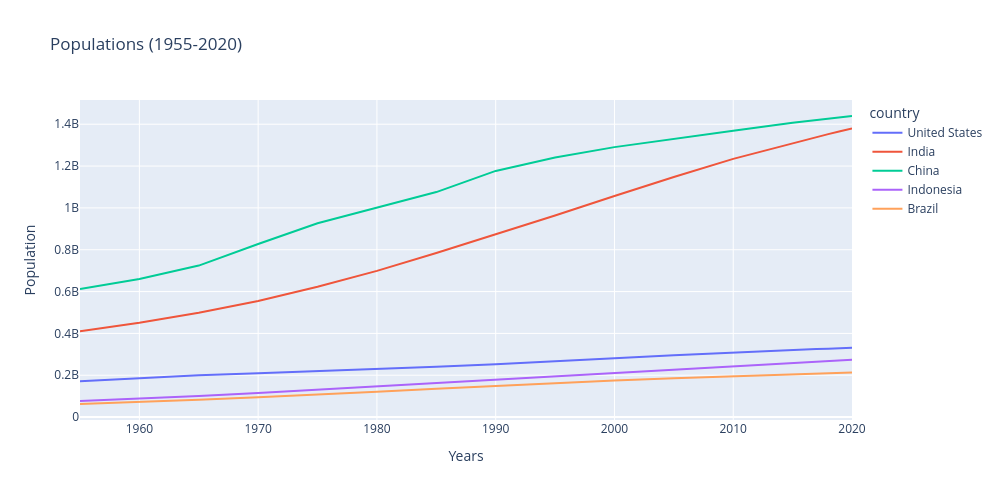

Notebook code cell kept with this figure:
### Markdown cell above
## Lineplot

### Code cell
px.line(df_pivot, labels={'year':'Years', 'value':'Population'}, title='Populations (1955-2020)', width=1000, height=500)

### Figure 1 — Plotly figure (JSON) as saved in the notebook; plotly's stock layout.template omitted (floating-point values rounded to 4 significant figures)
{"data": [{"hovertemplate": "country=United States<br>Years=%{x}<br>Population=%{y}<extra></extra>", "legendgroup": "United States", "line": {"color": "#636efa", "dash": "solid"}, "marker": {"symbol": "circle"}, "mode": "lines", "name": "United States", "orientation": "v", "showlegend": true, "type": "scatter", "x": [1955.0, 1960.0, 1965.0, 1970.0, 1975.0, 1980.0, 1985.0, 1990.0, 1995.0, 2000.0, 2005.0, 2010.0, 2015.0, 2016.0, 2017.0, 2018.0, 2019.0, 2020.0], "xaxis": "x", "y": [171700000.0, 186700000.0, 199700000.0, 209500000.0, 219100000.0, 229500000.0, 240500000.0, 252100000.0, 265200000.0, 281700000.0, 295000000.0, 309000000.0, 320900000.0, 323000000.0, 325100000.0, 327100000.0, 329100000.0, 331000000.0], "yaxis": "y"}, {"hovertemplate": "country=India<br>Years=%{x}<br>Population=%{y}<extra></extra>", "legendgroup": "India", "line": {"color": "#EF553B", "dash": "solid"}, "marker": {"symbol": "circle"}, "mode": "lines", "name": "India", "orientation": "v", "showlegend": true, "type": "scatter", "x": [1955.0, 1960.0, 1965.0, 1970.0, 1975.0, 1980.0, 1985.0, 1990.0, 1995.0, 2000.0, 2005.0, 2010.0, 2015.0, 2016.0, 2017.0, 2018.0, 2019.0, 2020.0], "xaxis": "x", "y": [409900000.0, 450500000.0, 499100000.0, 555200000.0, 623100000.0, 699000000.0, 784400000.0, 873300000.0, 963900000.0, 1057000000.0, 1148000000.0, 1234000000.0, 1310000000.0, 1325000000.0, 1339000000.0, 1353000000.0, 1366000000.0, 1380000000.0], "yaxis": "y"}, {"hovertemplate": "country=China<br>Years=%{x}<br>Population=%{y}<extra></extra>", "legendgroup": "China", "line": {"color": "#00cc96", "dash": "solid"}, "marker": {"symbol": "circle"}, "mode": "lines", "name": "China", "orientation": "v", "showlegend": true, "type": "scatter", "x": [1955.0, 1960.0, 1965.0, 1970.0, 1975.0, 1980.0, 1985.0, 1990.0, 1995.0, 2000.0, 2005.0, 2010.0, 2015.0, 2016.0, 2017.0, 2018.0, 2019.0, 2020.0], "xaxis": "x", "y": [612200000.0, 660400000.0, 724200000.0, 827600000.0, 926200000.0, 1000000000.0, 1076000000.0, 1177000000.0, 1241000000.0, 1291000000.0, 1331000000.0, 1369000000.0, 1407000000.0, 1414000000.0, 1421000000.0, 1428000000.0, 1434000000.0, 1439000000.0], "yaxis": "y"}, {"hovertemplate": "country=Indonesia<br>Years=%{x}<br>Population=%{y}<extra></extra>", "legendgroup": "Indonesia", "line": {"color": "#ab63fa", "dash": "solid"}, "marker": {"symbol": "circle"}, "mode": "lines", "name": "Indonesia", "orientation": "v", "showlegend": true, "type": "scatter", "x": [1955.0, 1960.0, 1965.0, 1970.0, 1975.0, 1980.0, 1985.0, 1990.0, 1995.0, 2000.0, 2005.0, 2010.0, 2015.0, 2016.0, 2017.0, 2018.0, 2019.0, 2020.0], "xaxis": "x", "y": [77270000.0, 87750000.0, 100300000.0, 114800000.0, 130700000.0, 147400000.0, 165000000.0, 181400000.0, 196900000.0, 211500000.0, 226300000.0, 241800000.0, 258400000.0, 261600000.0, 264700000.0, 267700000.0, 270600000.0, 273500000.0], "yaxis": "y"}, {"hovertemplate": "country=Brazil<br>Years=%{x}<br>Population=%{y}<extra></extra>", "legendgroup": "Brazil", "line": {"color": "#FFA15A", "dash": "solid"}, "marker": {"symbol": "circle"}, "mode": "lines", "name": "Brazil", "orientation": "v", "showlegend": true, "type": "scatter", "x": [1955.0, 1960.0, 1965.0, 1970.0, 1975.0, 1980.0, 1985.0, 1990.0, 1995.0, 2000.0, 2005.0, 2010.0, 2015.0, 2016.0, 2017.0, 2018.0, 2019.0, 2020.0], "xaxis": "x", "y": [62530000.0, 72180000.0, 83370000.0, 95110000.0, 107200000.0, 120700000.0, 135300000.0, 149000000.0, 162000000.0, 174800000.0, 186100000.0, 195700000.0, 204500000.0, 206200000.0, 207800000.0, 209500000.0, 211000000.0, 212600000.0], "yaxis": "y"}], "layout": {"height": 500, "legend": {"title": {"text": "country"}, "tracegroupgap": 0}, "title": {"text": "Populations (1955-2020)"}, "width": 1000, "xaxis": {"anchor": "y", "domain": [0, 1], "title": {"text": "Years"}}, "yaxis": {"anchor": "x", "domain": [0, 1], "title": {"text": "Population"}}}}
